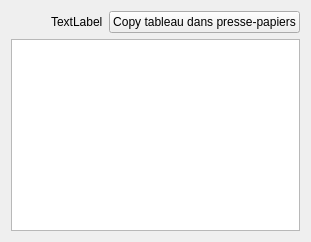
      <widget class="QWidget" name="tab_3">
       <attribute name="title">
        <string>Info</string>
       </attribute>
       <layout class="QVBoxLayout" name="verticalLayout_6">
        <item>
         <layout class="QHBoxLayout" name="horizontalLayout_12">
          <item>
           <spacer name="horizontalSpacer">
            <property name="orientation">
             <enum>Qt::Horizontal</enum>
            </property>
            <property name="sizeHint" stdset="0">
             <size>
              <width>40</width>
              <height>20</height>
             </size>
            </property>
           </spacer>
          </item>
          <item>
           <widget class="QLabel" name="label_dimensionTab">
            <property name="text">
             <string>TextLabel</string>
            </property>
           </widget>
          </item>
          <item>
           <widget class="QPushButton" name="pushButton_copy_table_in_Clipboard">
            <property name="text">
             <string>Copy tableau dans presse-papiers</string>
            </property>
           </widget>
          </item>
         </layout>
        </item>
        <item>
         <widget class="QTableWidget" name="tableWidget">
          <property name="minimumSize">
           <size>
            <width>0</width>
            <height>0</height>
           </size>
          </property>
          <property name="editTriggers">
           <set>QAbstractItemView::AllEditTriggers</set>
          </property>
          <property name="selectionBehavior">
           <enum>QAbstractItemView::SelectItems</enum>
          </property>
         </widget>
        </item>
       </layout>
      </widget>
